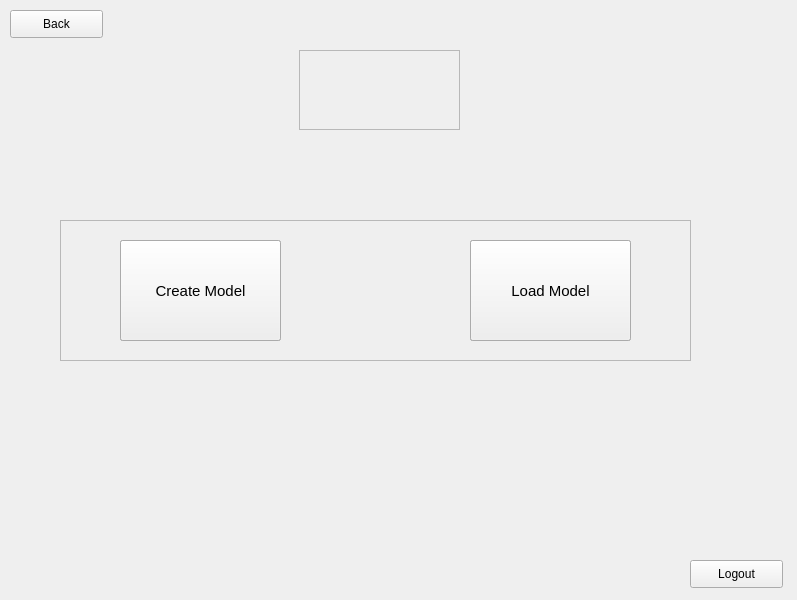
<?xml version="1.0" encoding="UTF-8"?>
<ui version="4.0">
 <class>MainWindow</class>
 <widget class="QMainWindow" name="MainWindow">
  <property name="enabled">
   <bool>true</bool>
  </property>
  <property name="geometry">
   <rect>
    <x>0</x>
    <y>0</y>
    <width>797</width>
    <height>600</height>
   </rect>
  </property>
  <property name="minimumSize">
   <size>
    <width>797</width>
    <height>600</height>
   </size>
  </property>
  <property name="maximumSize">
   <size>
    <width>797</width>
    <height>600</height>
   </size>
  </property>
  <property name="windowTitle">
   <string>MainWindow</string>
  </property>
  <widget class="QWidget" name="centralwidget">
   <widget class="QPushButton" name="logout">
    <property name="geometry">
     <rect>
      <x>690</x>
      <y>560</y>
      <width>93</width>
      <height>28</height>
     </rect>
    </property>
    <property name="text">
     <string>Logout</string>
    </property>
   </widget>
   <widget class="QFrame" name="frame">
    <property name="geometry">
     <rect>
      <x>299</x>
      <y>50</y>
      <width>161</width>
      <height>80</height>
     </rect>
    </property>
    <property name="frameShape">
     <enum>QFrame::StyledPanel</enum>
    </property>
    <property name="frameShadow">
     <enum>QFrame::Raised</enum>
    </property>
    <widget class="QLabel" name="profile_name">
     <property name="geometry">
      <rect>
       <x>0</x>
       <y>20</y>
       <width>161</width>
       <height>41</height>
      </rect>
     </property>
     <property name="font">
      <font>
       <family>Book Antiqua</family>
       <pointsize>10</pointsize>
      </font>
     </property>
     <property name="text">
      <string/>
     </property>
    </widget>
   </widget>
   <widget class="QFrame" name="dl_frame">
    <property name="geometry">
     <rect>
      <x>60</x>
      <y>220</y>
      <width>631</width>
      <height>141</height>
     </rect>
    </property>
    <property name="frameShape">
     <enum>QFrame::StyledPanel</enum>
    </property>
    <property name="frameShadow">
     <enum>QFrame::Raised</enum>
    </property>
    <widget class="QPushButton" name="loadButton_dl">
     <property name="geometry">
      <rect>
       <x>410</x>
       <y>20</y>
       <width>161</width>
       <height>101</height>
      </rect>
     </property>
     <property name="font">
      <font>
       <pointsize>11</pointsize>
      </font>
     </property>
     <property name="text">
      <string>Load Model</string>
     </property>
    </widget>
    <widget class="QPushButton" name="createButton_dl">
     <property name="geometry">
      <rect>
       <x>60</x>
       <y>20</y>
       <width>161</width>
       <height>101</height>
      </rect>
     </property>
     <property name="font">
      <font>
       <pointsize>11</pointsize>
      </font>
     </property>
     <property name="text">
      <string>Create Model</string>
     </property>
    </widget>
   </widget>
   <widget class="QFrame" name="ml_or_dl">
    <property name="geometry">
     <rect>
      <x>60</x>
      <y>220</y>
      <width>631</width>
      <height>141</height>
     </rect>
    </property>
    <property name="frameShape">
     <enum>QFrame::StyledPanel</enum>
    </property>
    <property name="frameShadow">
     <enum>QFrame::Raised</enum>
    </property>
    <widget class="QPushButton" name="machine_learning">
     <property name="geometry">
      <rect>
       <x>60</x>
       <y>20</y>
       <width>161</width>
       <height>101</height>
      </rect>
     </property>
     <property name="font">
      <font>
       <pointsize>11</pointsize>
      </font>
     </property>
     <property name="text">
      <string>Machine Learning</string>
     </property>
    </widget>
    <widget class="QPushButton" name="deep_learning">
     <property name="geometry">
      <rect>
       <x>410</x>
       <y>20</y>
       <width>161</width>
       <height>101</height>
      </rect>
     </property>
     <property name="font">
      <font>
       <pointsize>11</pointsize>
      </font>
     </property>
     <property name="text">
      <string>Deep Learning</string>
     </property>
    </widget>
   </widget>
   <widget class="QPushButton" name="main_menu">
    <property name="geometry">
     <rect>
      <x>10</x>
      <y>10</y>
      <width>93</width>
      <height>28</height>
     </rect>
    </property>
    <property name="text">
     <string>Back</string>
    </property>
   </widget>
   <widget class="QFrame" name="ml_frame">
    <property name="geometry">
     <rect>
      <x>60</x>
      <y>220</y>
      <width>631</width>
      <height>141</height>
     </rect>
    </property>
    <property name="frameShape">
     <enum>QFrame::StyledPanel</enum>
    </property>
    <property name="frameShadow">
     <enum>QFrame::Raised</enum>
    </property>
    <widget class="QPushButton" name="loadButton_ml">
     <property name="geometry">
      <rect>
       <x>410</x>
       <y>20</y>
       <width>161</width>
       <height>101</height>
      </rect>
     </property>
     <property name="font">
      <font>
       <pointsize>11</pointsize>
      </font>
     </property>
     <property name="text">
      <string>Load Model</string>
     </property>
    </widget>
    <widget class="QPushButton" name="createButton_ml">
     <property name="geometry">
      <rect>
       <x>60</x>
       <y>20</y>
       <width>161</width>
       <height>101</height>
      </rect>
     </property>
     <property name="font">
      <font>
       <pointsize>11</pointsize>
      </font>
     </property>
     <property name="text">
      <string>Create Model</string>
     </property>
    </widget>
   </widget>
   <zorder>ml_frame</zorder>
   <zorder>ml_or_dl</zorder>
   <zorder>logout</zorder>
   <zorder>frame</zorder>
   <zorder>dl_frame</zorder>
   <zorder>main_menu</zorder>
  </widget>
 </widget>
 <resources/>
 <connections/>
</ui>
